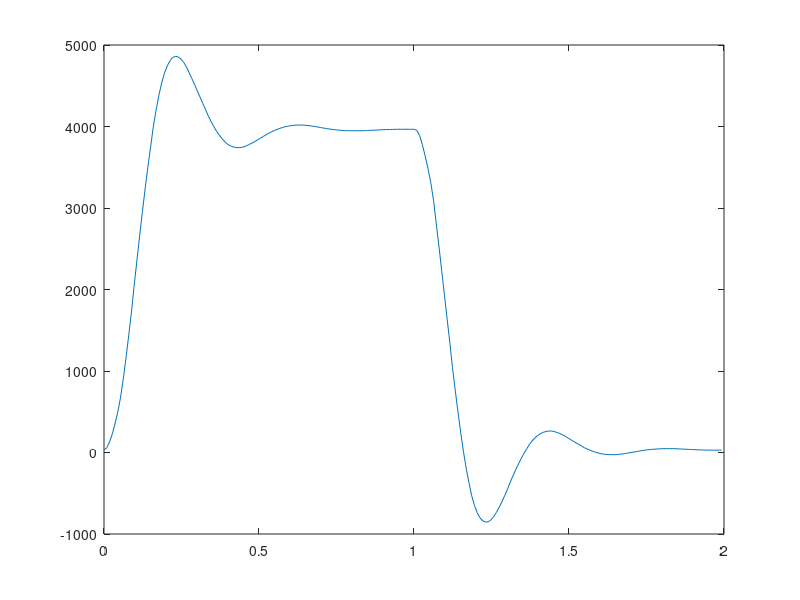

Recreate this plot in MATLAB.


% Sample   Time     Commanded Pos   Encoder 1 Pos   Encoder 2 Pos   Encoder 3 Pos 
data = [    0    0.000            4000              31               9               0;
     1    0.009            4000              59               9               0;
     2    0.018            4000             130              13               0;
     3    0.027            4000             230              27               0;
     4    0.035            4000             347              56               0;
     5    0.044            4000             487              98               0;
     6    0.053            4000             668             147               0;
     7    0.062            4000             897             201               0;
     8    0.071            4000            1162             263               0;
     9    0.080            4000            1445             336               0;
    10    0.089            4000            1738             417               0;
    11    0.097            4000            2040             501               0;
    12    0.106            4000            2350             585               0;
    13    0.115            4000            2659             668               0;
    14    0.124            4000            2959             749               0;
    15    0.133            4000            3247             828               0;
    16    0.142            4000            3517             901               0;
    17    0.151            4000            3768             968               0;
    18    0.159            4000            3996            1028               0;
    19    0.168            4000            4202            1080               0;
    20    0.177            4000            4383            1124               0;
    21    0.186            4000            4534            1161               0;
    22    0.195            4000            4654            1192               0;
    23    0.204            4000            4744            1216               0;
    24    0.213            4000            4807            1232               0;
    25    0.221            4000            4846            1241               0;
    26    0.230            4000            4860            1244               0;
    27    0.239            4000            4855            1241               0;
    28    0.248            4000            4829            1233               0;
    29    0.257            4000            4787            1220               0;
    30    0.266            4000            4731            1204               0;
    31    0.274            4000            4665            1186               0;
    32    0.283            4000            4592            1166               0;
    33    0.292            4000            4516            1145               0;
    34    0.301            4000            4437            1123               0;
    35    0.310            4000            4359            1101               0;
    36    0.319            4000            4281            1079               0;
    37    0.328            4000            4205            1057               0;
    38    0.336            4000            4133            1037               0;
    39    0.345            4000            4064            1018               0;
    40    0.354            4000            4001            1001               0;
    41    0.363            4000            3943             985               0;
    42    0.372            4000            3893             972               0;
    43    0.381            4000            3850             960               0;
    44    0.390            4000            3813             951               0;
    45    0.398            4000            3785             944               0;
    46    0.407            4000            3764             938               0;
    47    0.416            4000            3750             935               0;
    48    0.425            4000            3742             933               0;
    49    0.434            4000            3741             933               0;
    50    0.443            4000            3743             933               0;
    51    0.452            4000            3752             935               0;
    52    0.460            4000            3764             939               0;
    53    0.469            4000            3780             943               0;
    54    0.478            4000            3798             948               0;
    55    0.487            4000            3817             953               0;
    56    0.496            4000            3837             959               0;
    57    0.505            4000            3858             964               0;
    58    0.514            4000            3878             970               0;
    59    0.522            4000            3898             975               0;
    60    0.531            4000            3916             980               0;
    61    0.540            4000            3934             984               0;
    62    0.549            4000            3950             989               0;
    63    0.558            4000            3964             992               0;
    64    0.567            4000            3977             996               0;
    65    0.576            4000            3988             999               0;
    66    0.584            4000            3997            1001               0;
    67    0.593            4000            4004            1003               0;
    68    0.602            4000            4010            1004               0;
    69    0.611            4000            4014            1005               0;
    70    0.620            4000            4017            1006               0;
    71    0.629            4000            4018            1007               0;
    72    0.638            4000            4018            1007               0;
    73    0.646            4000            4016            1007               0;
    74    0.655            4000            4013            1007               0;
    75    0.664            4000            4009            1005               0;
    76    0.673            4000            4004            1004               0;
    77    0.682            4000            3999            1002               0;
    78    0.691            4000            3993            1001               0;
    79    0.699            4000            3987             999               0;
    80    0.708            4000            3981             998               0;
    81    0.717            4000            3975             996               0;
    82    0.726            4000            3970             995               0;
    83    0.735            4000            3965             994               0;
    84    0.744            4000            3961             993               0;
    85    0.753            4000            3957             992               0;
    86    0.761            4000            3954             991               0;
    87    0.770            4000            3952             990               0;
    88    0.779            4000            3950             990               0;
    89    0.788            4000            3948             989               0;
    90    0.797            4000            3948             989               0;
    91    0.806            4000            3948             989               0;
    92    0.815            4000            3948             989               0;
    93    0.823            4000            3948             989               0;
    94    0.832            4000            3948             989               0;
    95    0.841            4000            3949             989               0;
    96    0.850            4000            3951             989               0;
    97    0.859            4000            3953             989               0;
    98    0.868            4000            3954             989               0;
    99    0.877            4000            3956             990               0;
   100    0.885            4000            3958             990               0;
   101    0.894            4000            3960             991               0;
   102    0.903            4000            3961             991               0;
   103    0.912            4000            3962             992               0;
   104    0.921            4000            3963             992               0;
   105    0.930            4000            3964             992               0;
   106    0.939            4000            3965             993               0;
   107    0.947            4000            3966             993               0;
   108    0.956            4000            3966             993               0;
   109    0.965            4000            3966             993               0;
   110    0.974            4000            3966             993               0;
   111    0.983            4000            3966             993               0;
   112    0.992            4000            3966             993               0;
   113    1.001            4000            3966             993               0;
   114    1.009               0            3953             993               0;
   115    1.018               0            3891             993               0;
   116    1.027               0            3776             985               0;
   117    1.036               0            3638             963               0;
   118    1.045               0            3487             921               0;
   119    1.054               0            3313             865               0;
   120    1.063               0            3095             803               0;
   121    1.071               0            2834             737               0;
   122    1.080               0            2545             668               0;
   123    1.089               0            2242             592               0;
   124    1.098               0            1937             510               0;
   125    1.107               0            1634             425               0;
   126    1.116               0            1335             340               0;
   127    1.124               0            1044             256               0;
   128    1.133               0             764             176               0;
   129    1.142               0             492             104               0;
   130    1.151               0             235              41               0;
   131    1.160               0              -2             -16               0;
   132    1.169               0            -208             -68               0;
   133    1.178               0            -383            -114               0;
   134    1.186               0            -529            -152               0;
   135    1.195               0            -648            -181               0;
   136    1.204               0            -740            -202               0;
   137    1.213               0            -802            -218               0;
   138    1.222               0            -839            -226               0;
   139    1.231               0            -853            -229               0;
   140    1.240               0            -850            -229               0;
   141    1.248               0            -826            -221               0;
   142    1.257               0            -787            -210               0;
   143    1.266               0            -734            -196               0;
   144    1.275               0            -671            -179               0;
   145    1.284               0            -601            -160               0;
   146    1.293               0            -525            -139               0;
   147    1.302               0            -447            -118               0;
   148    1.310               0            -367             -96               0;
   149    1.319               0            -289             -75               0;
   150    1.328               0            -213             -55               0;
   151    1.337               0            -140             -35               0;
   152    1.346               0             -72             -17               0;
   153    1.355               0              -9              -0               0;
   154    1.364               0              47              15               0;
   155    1.372               0              98              28               0;
   156    1.381               0             142              39               0;
   157    1.390               0             179              48               0;
   158    1.399               0             209              56               0;
   159    1.408               0             231              62               0;
   160    1.417               0             248              67               0;
   161    1.426               0             258              69               0;
   162    1.434               0             263              70               0;
   163    1.443               0             264              71               0;
   164    1.452               0             257              69               0;
   165    1.461               0             247              66               0;
   166    1.470               0             233              63               0;
   167    1.479               0             217              58               0;
   168    1.488               0             199              53               0;
   169    1.496               0             179              48               0;
   170    1.505               0             159              42               0;
   171    1.514               0             138              37               0;
   172    1.523               0             118              32               0;
   173    1.532               0              98              26               0;
   174    1.541               0              78              22               0;
   175    1.549               0              60              17               0;
   176    1.558               0              44              13               0;
   177    1.567               0              29               9               0;
   178    1.576               0              15               5               0;
   179    1.585               0               4               2               0;
   180    1.594               0              -6              -0               0;
   181    1.603               0             -14              -2               0;
   182    1.611               0             -20              -4               0;
   183    1.620               0             -24              -5               0;
   184    1.629               0             -26              -6               0;
   185    1.638               0             -27              -6               0;
   186    1.647               0             -27              -6               0;
   187    1.656               0             -25              -6               0;
   188    1.665               0             -21              -6               0;
   189    1.673               0             -17              -4               0;
   190    1.682               0             -12              -3               0;
   191    1.691               0              -6              -1               0;
   192    1.700               0              -0              -0               0;
   193    1.709               0               6               2               0;
   194    1.718               0              11               3               0;
   195    1.727               0              18               5               0;
   196    1.735               0              23               6               0;
   197    1.744               0              28               8               0;
   198    1.753               0              33               9               0;
   199    1.762               0              36              10               0;
   200    1.771               0              40              11               0;
   201    1.780               0              42              11               0;
   202    1.789               0              44              12               0;
   203    1.797               0              46              12               0;
   204    1.806               0              47              13               0;
   205    1.815               0              47              13               0;
   206    1.824               0              47              13               0;
   207    1.833               0              47              13               0;
   208    1.842               0              47              13               0;
   209    1.851               0              45              13               0;
   210    1.859               0              43              13               0;
   211    1.868               0              42              13               0;
   212    1.877               0              40              13               0;
   213    1.886               0              38              11               0;
   214    1.895               0              36              11               0;
   215    1.904               0              35              10               0;
   216    1.913               0              33              10               0;
   217    1.921               0              32              10               0;
   218    1.930               0              31               9               0;
   219    1.939               0              30               9               0;
   220    1.948               0              29               9               0;
   221    1.957               0              29               9               0;
   222    1.966               0              29               9               0;
   223    1.974               0              29               9               0;
   224    1.983               0              29               9               0;
   225    1.992               0              29               9               0];

time = data (:, 2); % Getting the column of time
y = data (:, 4); % Getting the Encoder position
u = data (:, 6); % Getting the Control Effort
plot(time, y); % Plotting the Encoder Position as a function of time
